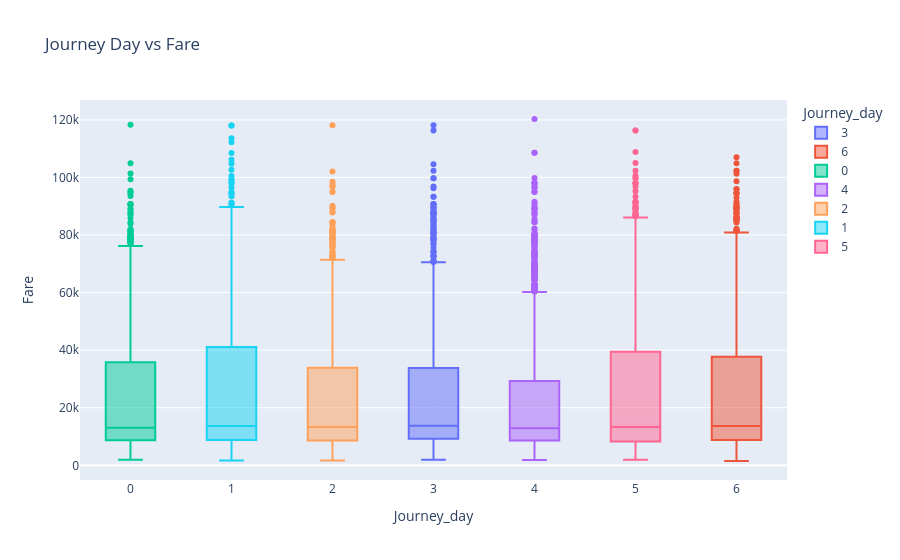
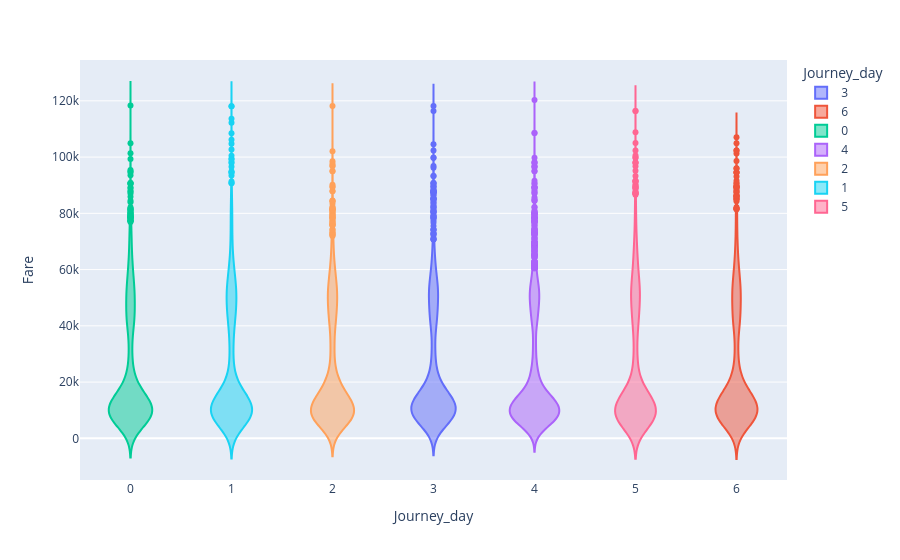

Notebook cell for these charts, in order:
### Code cell
fig = px.box(df, x='Journey_day', y='Fare', color='Journey_day', title="Journey Day vs Fare")
fig.show()
fig = px.violin(df, x='Journey_day', y='Fare', color='Journey_day')
fig.show()

### Figure 1 — Plotly figure (JSON) as saved in the notebook; plotly's stock layout.template omitted (floating-point values rounded to 4 significant figures; data arrays with more than 128 entries replaced by an {"elided": "..."} marker saying what was removed)
{"data": [{"alignmentgroup": "True", "hovertemplate": "Journey_day=%{x}<br>Fare=%{y}<extra></extra>", "legendgroup": "3", "marker": {"color": "#636efa"}, "name": "3", "notched": false, "offsetgroup": "3", "orientation": "v", "showlegend": true, "type": "box", "x": {"elided": "2710 int values"}, "x0": " ", "xaxis": "x", "y": {"elided": "2710 int values"}, "y0": " ", "yaxis": "y"}, {"alignmentgroup": "True", "hovertemplate": "Journey_day=%{x}<br>Fare=%{y}<extra></extra>", "legendgroup": "6", "marker": {"color": "#EF553B"}, "name": "6", "notched": false, "offsetgroup": "6", "orientation": "v", "showlegend": true, "type": "box", "x": {"elided": "2849 int values"}, "x0": " ", "xaxis": "x", "y": {"elided": "2849 int values"}, "y0": " ", "yaxis": "y"}, {"alignmentgroup": "True", "hovertemplate": "Journey_day=%{x}<br>Fare=%{y}<extra></extra>", "legendgroup": "0", "marker": {"color": "#00cc96"}, "name": "0", "notched": false, "offsetgroup": "0", "orientation": "v", "showlegend": true, "type": "box", "x": {"elided": "2738 int values"}, "x0": " ", "xaxis": "x", "y": {"elided": "2738 int values"}, "y0": " ", "yaxis": "y"}, {"alignmentgroup": "True", "hovertemplate": "Journey_day=%{x}<br>Fare=%{y}<extra></extra>", "legendgroup": "4", "marker": {"color": "#ab63fa"}, "name": "4", "notched": false, "offsetgroup": "4", "orientation": "v", "showlegend": true, "type": "box", "x": {"elided": "2870 int values"}, "x0": " ", "xaxis": "x", "y": {"elided": "2870 int values"}, "y0": " ", "yaxis": "y"}, {"alignmentgroup": "True", "hovertemplate": "Journey_day=%{x}<br>Fare=%{y}<extra></extra>", "legendgroup": "2", "marker": {"color": "#FFA15A"}, "name": "2", "notched": false, "offsetgroup": "2", "orientation": "v", "showlegend": true, "type": "box", "x": {"elided": "2817 int values"}, "x0": " ", "xaxis": "x", "y": {"elided": "2817 int values"}, "y0": " ", "yaxis": "y"}, {"alignmentgroup": "True", "hovertemplate": "Journey_day=%{x}<br>Fare=%{y}<extra></extra>", "legendgroup": "1", "marker": {"color": "#19d3f3"}, "name": "1", "notched": false, "offsetgroup": "1", "orientation": "v", "showlegend": true, "type": "box", "x": {"elided": "3189 int values"}, "x0": " ", "xaxis": "x", "y": {"elided": "3189 int values"}, "y0": " ", "yaxis": "y"}, {"alignmentgroup": "True", "hovertemplate": "Journey_day=%{x}<br>Fare=%{y}<extra></extra>", "legendgroup": "5", "marker": {"color": "#FF6692"}, "name": "5", "notched": false, "offsetgroup": "5", "orientation": "v", "showlegend": true, "type": "box", "x": {"elided": "2827 int values"}, "x0": " ", "xaxis": "x", "y": {"elided": "2827 int values"}, "y0": " ", "yaxis": "y"}], "layout": {"autosize": true, "boxmode": "overlay", "legend": {"title": {"text": "Journey_day"}, "tracegroupgap": 0}, "title": {"text": "Journey Day vs Fare"}, "xaxis": {"anchor": "y", "autorange": true, "categoryarray": [3, 6, 0, 4, 2, 1, 5], "categoryorder": "array", "domain": [0, 1], "range": [-0.5, 6.5], "title": {"text": "Journey_day"}, "type": "linear"}, "yaxis": {"anchor": "x", "autorange": true, "domain": [0, 1], "range": [-5107.0, 126900.0], "title": {"text": "Fare"}, "type": "linear"}}}

### Figure 2 — Plotly figure (JSON) as saved in the notebook; plotly's stock layout.template omitted (floating-point values rounded to 4 significant figures; data arrays with more than 128 entries replaced by an {"elided": "..."} marker saying what was removed)
{"data": [{"alignmentgroup": "True", "box": {"visible": false}, "hovertemplate": "Journey_day=%{x}<br>Fare=%{y}<extra></extra>", "legendgroup": "3", "marker": {"color": "#636efa"}, "name": "3", "offsetgroup": "3", "orientation": "v", "scalegroup": "True", "showlegend": true, "type": "violin", "x": {"elided": "2710 int values"}, "x0": " ", "xaxis": "x", "y": {"elided": "2710 int values"}, "y0": " ", "yaxis": "y"}, {"alignmentgroup": "True", "box": {"visible": false}, "hovertemplate": "Journey_day=%{x}<br>Fare=%{y}<extra></extra>", "legendgroup": "6", "marker": {"color": "#EF553B"}, "name": "6", "offsetgroup": "6", "orientation": "v", "scalegroup": "True", "showlegend": true, "type": "violin", "x": {"elided": "2849 int values"}, "x0": " ", "xaxis": "x", "y": {"elided": "2849 int values"}, "y0": " ", "yaxis": "y"}, {"alignmentgroup": "True", "box": {"visible": false}, "hovertemplate": "Journey_day=%{x}<br>Fare=%{y}<extra></extra>", "legendgroup": "0", "marker": {"color": "#00cc96"}, "name": "0", "offsetgroup": "0", "orientation": "v", "scalegroup": "True", "showlegend": true, "type": "violin", "x": {"elided": "2738 int values"}, "x0": " ", "xaxis": "x", "y": {"elided": "2738 int values"}, "y0": " ", "yaxis": "y"}, {"alignmentgroup": "True", "box": {"visible": false}, "hovertemplate": "Journey_day=%{x}<br>Fare=%{y}<extra></extra>", "legendgroup": "4", "marker": {"color": "#ab63fa"}, "name": "4", "offsetgroup": "4", "orientation": "v", "scalegroup": "True", "showlegend": true, "type": "violin", "x": {"elided": "2870 int values"}, "x0": " ", "xaxis": "x", "y": {"elided": "2870 int values"}, "y0": " ", "yaxis": "y"}, {"alignmentgroup": "True", "box": {"visible": false}, "hovertemplate": "Journey_day=%{x}<br>Fare=%{y}<extra></extra>", "legendgroup": "2", "marker": {"color": "#FFA15A"}, "name": "2", "offsetgroup": "2", "orientation": "v", "scalegroup": "True", "showlegend": true, "type": "violin", "x": {"elided": "2817 int values"}, "x0": " ", "xaxis": "x", "y": {"elided": "2817 int values"}, "y0": " ", "yaxis": "y"}, {"alignmentgroup": "True", "box": {"visible": false}, "hovertemplate": "Journey_day=%{x}<br>Fare=%{y}<extra></extra>", "legendgroup": "1", "marker": {"color": "#19d3f3"}, "name": "1", "offsetgroup": "1", "orientation": "v", "scalegroup": "True", "showlegend": true, "type": "violin", "x": {"elided": "3189 int values"}, "x0": " ", "xaxis": "x", "y": {"elided": "3189 int values"}, "y0": " ", "yaxis": "y"}, {"alignmentgroup": "True", "box": {"visible": false}, "hovertemplate": "Journey_day=%{x}<br>Fare=%{y}<extra></extra>", "legendgroup": "5", "marker": {"color": "#FF6692"}, "name": "5", "offsetgroup": "5", "orientation": "v", "scalegroup": "True", "showlegend": true, "type": "violin", "x": {"elided": "2827 int values"}, "x0": " ", "xaxis": "x", "y": {"elided": "2827 int values"}, "y0": " ", "yaxis": "y"}], "layout": {"autosize": true, "legend": {"title": {"text": "Journey_day"}, "tracegroupgap": 0}, "margin": {"t": 60}, "violinmode": "overlay", "xaxis": {"anchor": "y", "autorange": true, "categoryarray": [3, 6, 0, 4, 2, 1, 5], "categoryorder": "array", "domain": [0, 1], "range": [-0.5, 6.5], "title": {"text": "Journey_day"}, "type": "linear"}, "yaxis": {"anchor": "x", "autorange": true, "domain": [0, 1], "range": [-14810.0, 134500.0], "title": {"text": "Fare"}, "type": "linear"}}}
